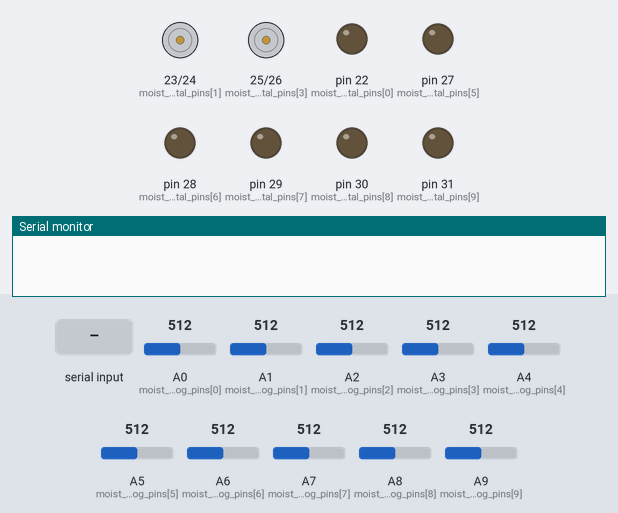
Bench run of a sketch on a simulated Arduino Mega 2560, built with avr-gcc and run on an emulated ATmega2560. On the bench: motor-driver pin pairs drawn as motors (green arrow = first pin HIGH = forward, orange = second pin HIGH = backward, longer = more drive), output pins drawn as LEDs (lit = HIGH), the last lines printed to the serial monitor. The test bench sets the inputs (shaded band); at power-on: A0 (moist_analog_pins[0]) = 512, A1 (moist_analog_pins[1]) = 512, A2 (moist_analog_pins[2]) = 512, A3 (moist_analog_pins[3]) = 512, A4 (moist_analog_pins[4]) = 512, A5 (moist_analog_pins[5]) = 512, A6 (moist_analog_pins[6]) = 512, A7 (moist_analog_pins[7]) = 512, A8 (moist_analog_pins[8]) = 512, A9 (moist_analog_pins[9]) = 512.

Above: at 1.2 s.
1.3 s: "All" received over Serial
At 2.4 s:
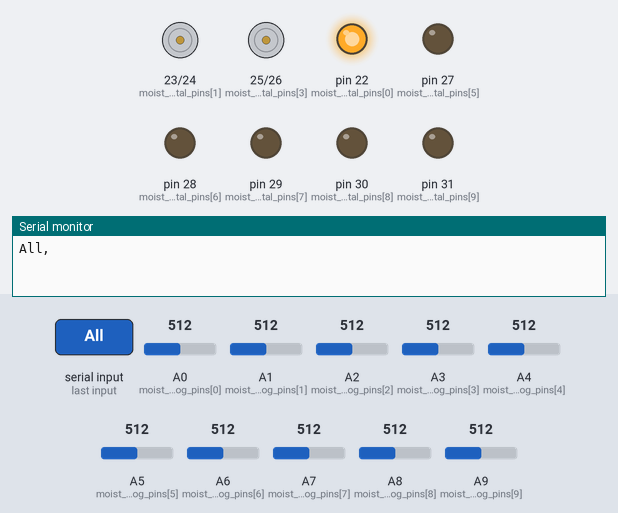
At 4.0 s:
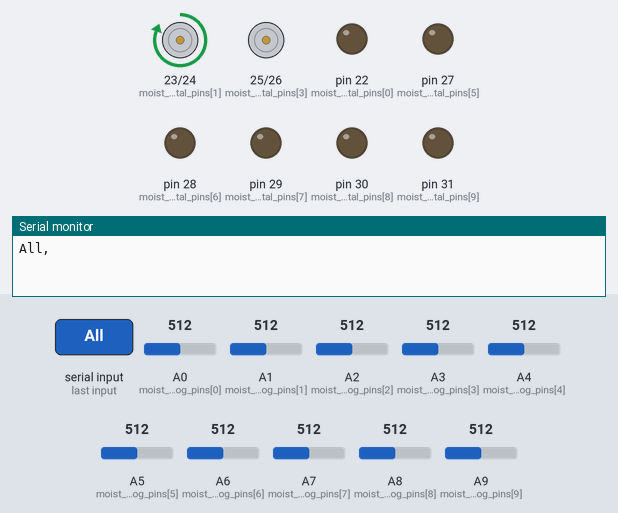
Timing chart, 0 to 18.0 s (numbered marks = the images above; inputs shaded):
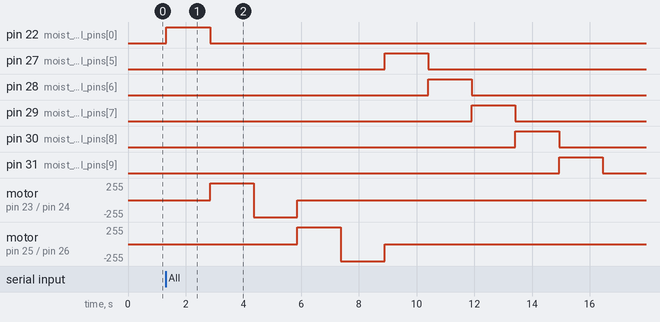

The sketch:

column_aster.ino
```cpp
static const uint8_t moist_analog_pins[]  = {A0,A1,A2,A3,A4,A5,A6,A7,A8,A9};
// the array below works for digital sensor arrays
int moist_digital_pins[] = {22, 23, 24, 25, 26, 27, 28, 29, 30, 31};
float moist_data[10];
int i;
// the delimiter between each reading. it is good to use ',' alwyas
char delimiter=',';
//Arrays to store analog values after recieving them
int moist_number_sensors=10;
// the setup routine runs once when you press reset:


int moist_number_readings=11;

int moist_dummy_readings=4;
void setup() {
  // initialize serial communication at 9600 bits per second:
  Serial.begin(9600);
  // let all of the pins as output

 for (int i=0; i<moist_number_sensors;i++){
        pinMode(moist_digital_pins[i],OUTPUT);
    }
}


void loop(){
    String content = "";
    char character;
    while(Serial.available()) {
        character = Serial.read();
        content.concat(character);
        delay (10);
    }
    if (content != ""){
        if (content == "All") {
            Serial.print("All");
            Serial.print(delimiter);
            read_moisture_loop();
            Serial.println("AllDone");
        }
        else if (content == "SoilMoisture") {
            Serial.print("SoilMoisture");
            Serial.print(delimiter);
            read_moisture_loop();
            Serial.println("SoilMoistureDone");
        }
        else {
          Serial.println(content);
        }
    } //content != ""
} //void loop


void read_moisture_loop() {
  // read the input on analog pin 0
  for (int i=0; i<moist_number_sensors;i++){
    moist_data[i]=0;
    digitalWrite(moist_digital_pins[i],HIGH);
    delay(1000);

    for (int j=0;j<moist_dummy_readings;j++){
      analogRead(moist_analog_pins[i]);
      delay(100);
    }

    for (int j=0;j<moist_number_readings;j++){
      moist_data[i]+=analogRead(moist_analog_pins[i]);
      delay(10);
    }

    moist_data[i]=moist_data[i]/moist_number_readings;
    digitalWrite(moist_digital_pins[i],LOW);
  }

    for (int i=0; i<moist_number_sensors;i++)
    {
    Serial.print("Mo");
    Serial.print(delimiter);
    //Serial.print((char)moist_analog_pins[i]);   // how to convert this to strings?
    Serial.print(moist_digital_pins[i]);
    Serial.print(delimiter);
    Serial.print(moist_data[i]);
    Serial.print(delimiter);

    }

    //delay_min(30);
    }
```

Measured:
- after the input at 1.3 s, pin 22 (moist_digital_pins[0]): LOW → HIGH at once, → LOW 1.5 s later; pin 27 (moist_digital_pins[5]): LOW → HIGH after 7.6 s, → LOW 1.5 s later
